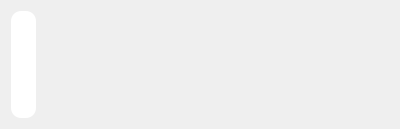
<?xml version="1.0" encoding="UTF-8"?>
<ui version="4.0">
 <class>MessageWidget</class>
 <widget class="QWidget" name="MessageWidget">
  <property name="geometry">
   <rect>
    <x>0</x>
    <y>0</y>
    <width>400</width>
    <height>129</height>
   </rect>
  </property>
  <property name="windowTitle">
   <string>Form</string>
  </property>
  <property name="styleSheet">
   <string notr="true">
border-radius:10px;</string>
  </property>
  <layout class="QGridLayout" name="gridLayout">
   <item row="1" column="0">
    <widget class="QWidget" name="widget" native="true">
     <property name="styleSheet">
      <string notr="true">background-color:rgb(255,255,255);
border-radius:10px;
</string>
     </property>
     <layout class="QVBoxLayout" name="verticalLayout">
      <item>
       <widget class="QWidget" name="File_Widget" native="true"/>
      </item>
      <item>
       <widget class="QWidget" name="Image_widget" native="true"/>
      </item>
      <item>
       <widget class="QLabel" name="label">
        <property name="text">
         <string/>
        </property>
        <property name="pixmap">
         <pixmap>:/img/Avatar/Skrepks.PNG</pixmap>
        </property>
       </widget>
      </item>
     </layout>
    </widget>
   </item>
   <item row="1" column="1">
    <spacer name="horizontalSpacer">
     <property name="orientation">
      <enum>Qt::Horizontal</enum>
     </property>
     <property name="sizeHint" stdset="0">
      <size>
       <width>40</width>
       <height>20</height>
      </size>
     </property>
    </spacer>
   </item>
  </layout>
 </widget>
 <resources/>
 <connections/>
</ui>
